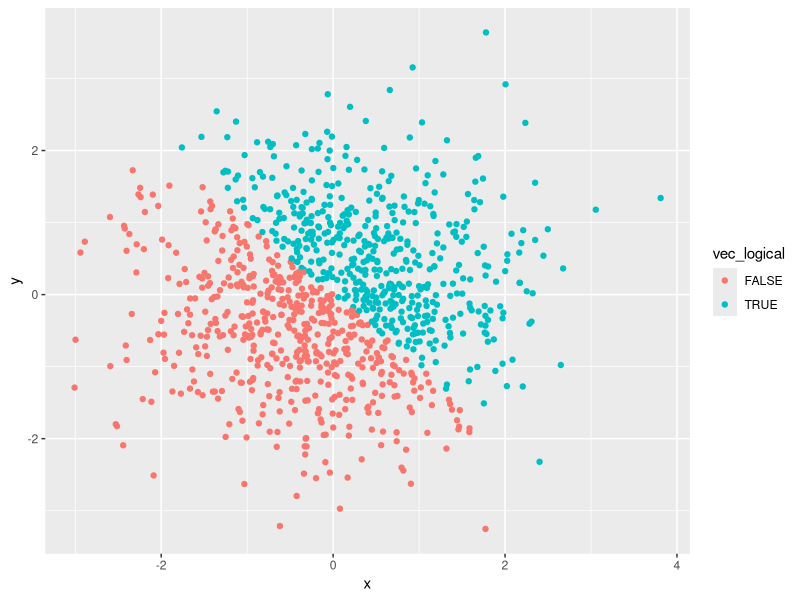
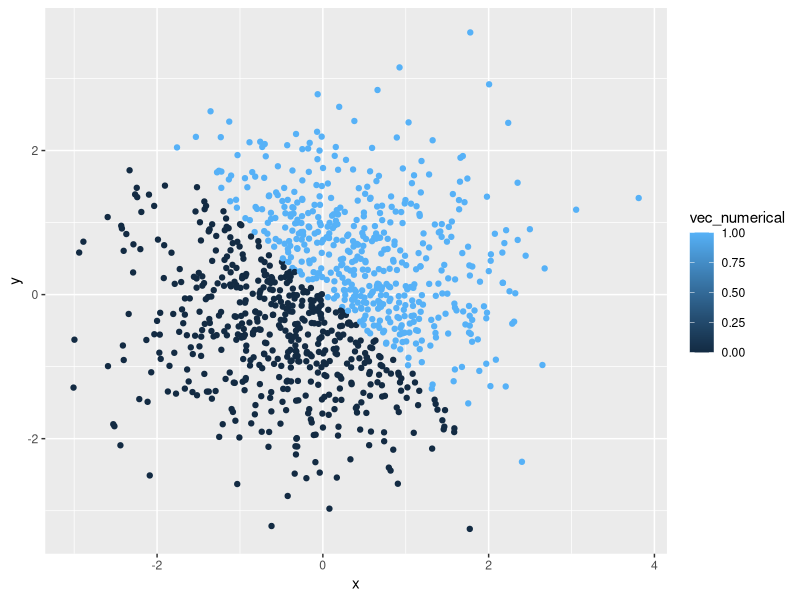
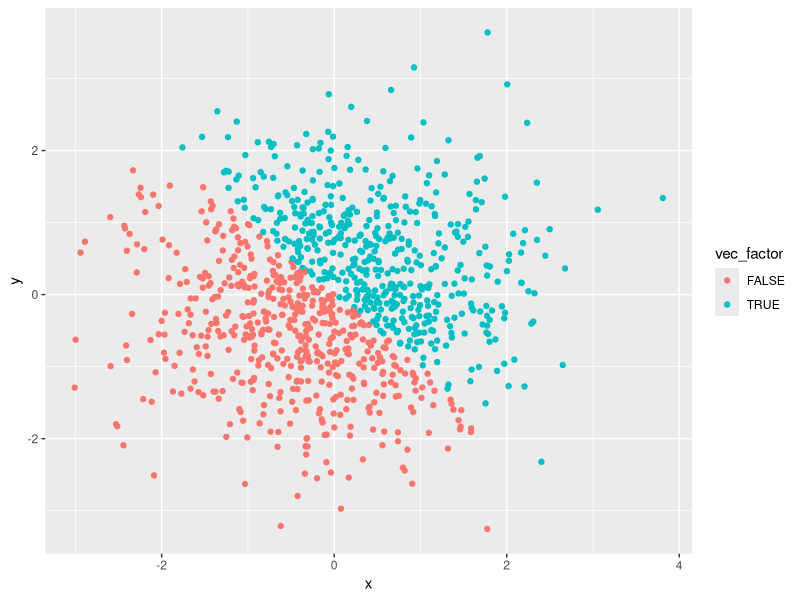
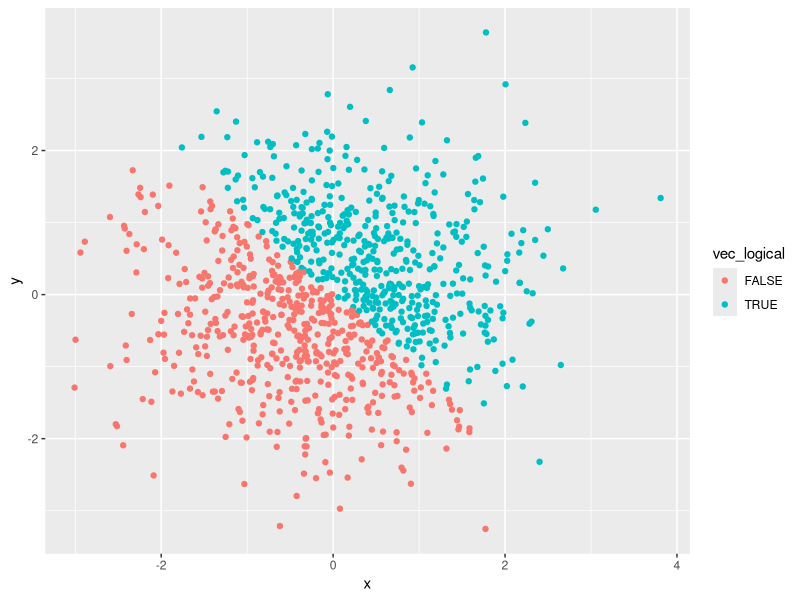

The R source for these figures, in order:
## ---- chunk 1
library(tidyverse)
set.seed(1)
problem1_df = tibble(
rsamp = runif(10, 0, 5),
vec_log = rsamp > 2,
vec_char = c("I", "hope", "I", "did", "okay", "for", "my", "first", "P8105", "homework"),

vec_fac = factor(c("heads", "tails", "heads", "heads", "tails", "heads", "tails", "tails", "heads", "tails"))


)



## ---- chunk 2
mean(problem1_df$rsamp)
mean(problem1_df$vec_log)
mean(problem1_df$vec_char)
mean(problem1_df$vec_fac)
## ---- chunk 3
as.numeric(problem1_df$vec_log)
as.numeric(problem1_df$vec_char)
as.numeric(problem1_df$vec_fac)
## ---- chunk 4
as.numeric(as.factor(problem1_df$vec_char))
as.numeric(as.character(problem1_df$vec_fac))
## ---- chunk 5

library(tidyverse)
set.seed(1)

problem2_df = tibble(
 x = rnorm(1000),
 y = rnorm(1000),
vec_logical = c(x + y > 0),
vec_numerical = as.numeric(vec_logical),
vec_factor = as.factor(vec_logical)
)

## ---- chunk 6

ggplot(problem2_df, aes(x = x, y = y, color = vec_logical)) + geom_point()
ggsave("logical_scatter_plot.pdf")
## ---- chunk 7
ggplot(problem2_df, aes(x = x, y = y, color = vec_numerical)) + geom_point()
## ---- chunk 8
ggplot(problem2_df, aes(x = x, y = y, color = vec_factor)) + geom_point()
